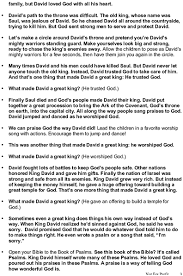
#> input picture images/document.png, 183 x 276 px
$ python task4.py
#> lines starting #> are read from the running program, lines starting #| are printed output that depends on the picture
# Task 4: Apply Geometric Transforms
# Instructions for the Intern:
# ● Take any sample image.
# ● Apply an affine transformation by shifting and rotating a triangle region.
# ● Apply a perspective transformation to simulate a "document scan".
# ● Save results as affine_result.jpg and perspective_result.jpg.

import cv2
import numpy as np

# Affine Transformation
img = cv2.imread("images/document.png")
#> img is the input picture: shape (276, 183, 3); min 0, max 255, mean 222.7
img = cv2.resize(img, (400, 600))
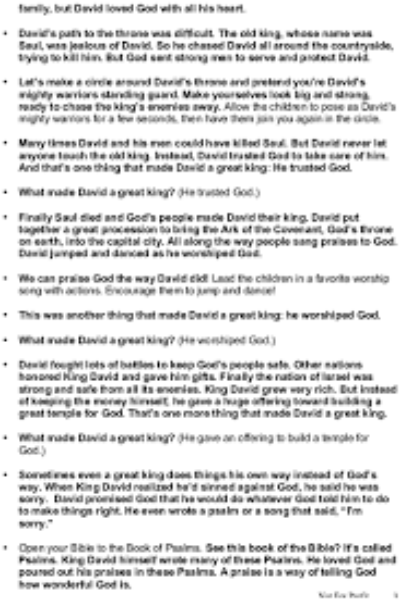
#> img: shape (600, 400, 3); min 4, max 255, mean 222.6

pts1 = np.float32([[0, 0], [300, 0], [0, 400]])
pts2 = np.float32([[10, 100], [200, 50], [100, 250]])

matrix = cv2.getAffineTransform(pts1, pts2)
result = cv2.warpAffine(img, matrix, (img.shape[1], img.shape[0]))
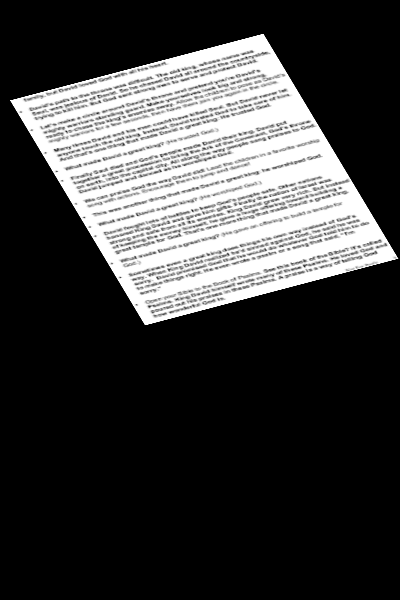
#> result: shape (600, 400, 3); min 0, max 255, mean 61.2

cv2.imshow("Affine Transform", result)
cv2.imwrite("output_images/affine_result.jpg", result)
cv2.waitKey(0)
cv2.destroyAllWindows()

# Perspective Transformation
img1 = cv2.imread("output_images/affine_result.jpg")
#> img1: shape (600, 400, 3); min 0, max 255, mean 61.2

pts1 = np.float32([[12,100], [262, 35], [145, 323], [395, 256]])
pts2 = np.float32([[0, 0], [400, 0], [0, 600], [400, 600]])

matrix1 = cv2.getPerspectiveTransform(pts1, pts2)
result1 = cv2.warpPerspective(img1, matrix1, (400, 600))
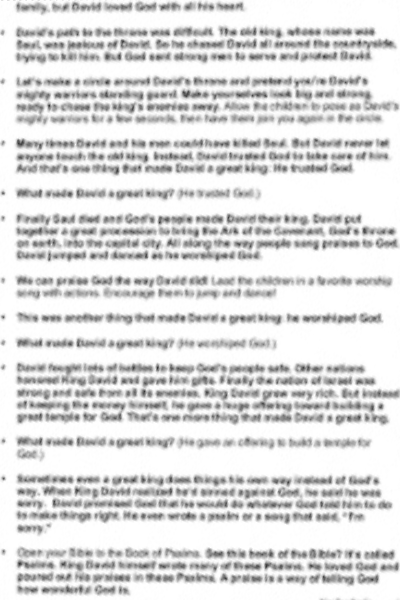
#> result1: shape (600, 400, 3); min 53, max 255, mean 221.6

cv2.imshow("Perspective Transform", result1)
cv2.imwrite("output_images/perspective_result.jpg", result1)
cv2.waitKey(0)
cv2.destroyAllWindows()

$ run again, with images/img_5.jpg saved as images/document.png
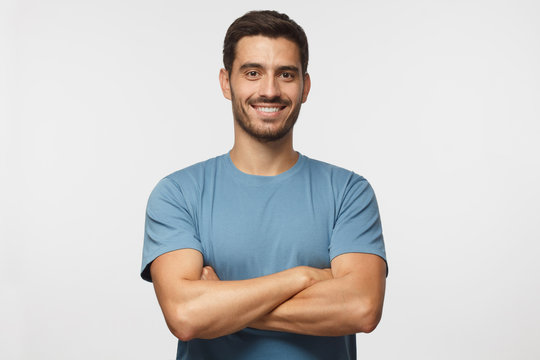
#> input picture images/img_5.jpg, 540 x 360 px
#> img is the input picture: shape (360, 540, 3); mean B, G, R 204, 205.1, 207.1
#> img: shape (600, 400, 3)
#> `result = cv2.warpAffine(img, matrix, (img.shape[1], img.shape[0]))`:
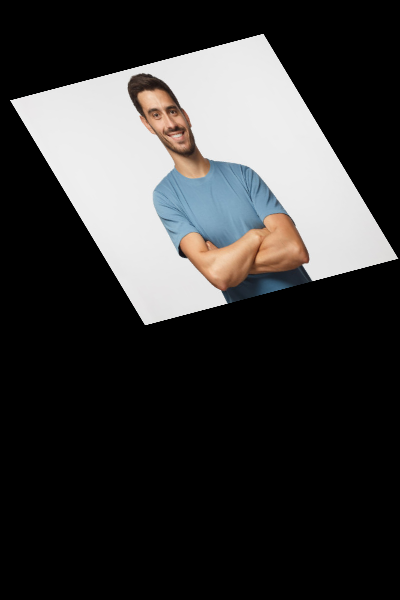
#> result: shape (600, 400, 3); mean B, G, R 56.1, 56.4, 56.9
#> `result1 = cv2.warpPerspective(img1, matrix1, (400, 600))`:
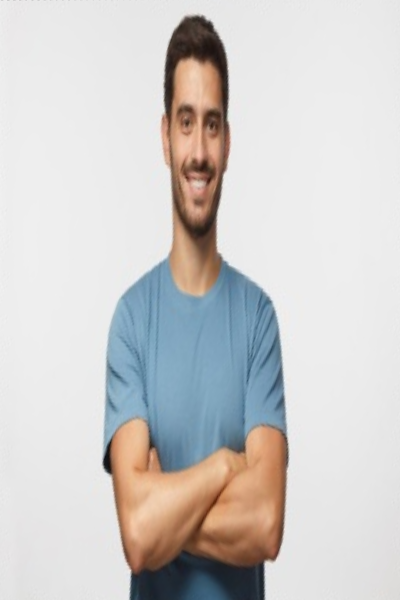
#> result1: shape (600, 400, 3); mean B, G, R 203.8, 205, 207.1
